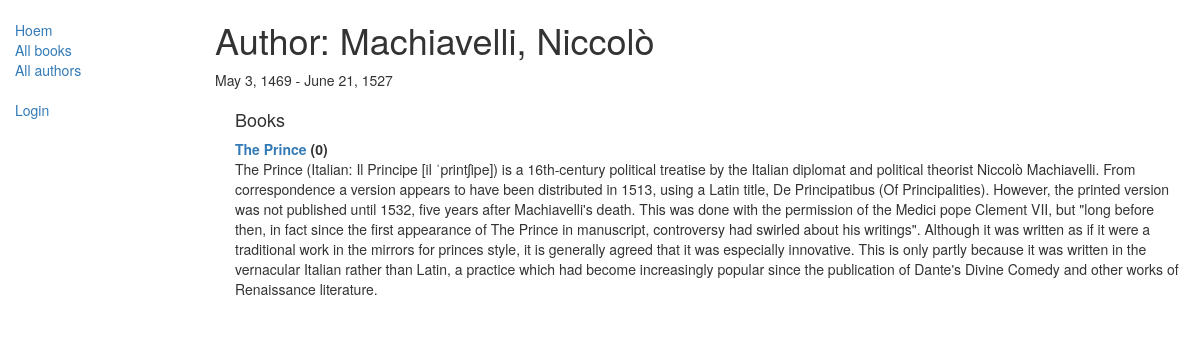
The app's page /catalog/author/1 with its own data.
### catalog/models.py (models this page shows, shortened)
class Author(models.Model):
    first_name = models.CharField(max_length=100)
    last_name = models.CharField(max_length=100)
    date_of_birth = models.DateField(null=True, blank=True)
    date_of_death = models.DateField('died', null=True, blank=True)
    class Meta:
        ordering = ["last_name","first_name"]
    def __str__(self):
        return '{0}, {1}'.format(self.last_name,self.first_name)

class Book(models.Model):
    title = models.CharField(max_length=200)
    author = models.ForeignKey('Author', on_delete=models.SET_NULL, null=True)
    summary = models.TextField(max_length=1000, help_text="Enter a brief description of the book")
    isbn = models.CharField('ISBN',max_length=13, help_text='13 Character <a href="https://www.isbn-international.org/content/what-isbn">ISBN number</a>')
    genre = models.ManyToManyField(Genre, help_text="Select a genre for this book")
    language = models.ForeignKey('Language', on_delete=models.SET_NULL, null=True)
    def __str__(self):
        return self.title

### catalog/views.py (the view)
# urls.py: path('author/<int:pk>', views.AuthorDetailView.as_view(), name='author-detail'),
class AuthorDetailView(generic.DetailView):
    model = Author

### catalog/templates/catalog/author_detail.html
{% extends "base_generic.html" %}
{% block content %}
<h1>Author: {{ author }} </h1>
<p>{{author.date_of_birth}} - {% if author.date_of_death %}{{author.date_of_death}}{% endif %}</p>
<div style="margin-left:20px;margin-top:20px">
<h4>Books</h4>
<dl>
{% for book in author.book_set.all %}
  <dt><a href="{% url 'book-detail' book.pk %}">{{book}}</a> ({{book.bookinstance_set.all.count}})</dt>
  <dd>{{book.summary}}</dd>
{% endfor %}
</dl>
</div>
{% endblock %}

### records on screen
Author: last_name+first_name "Machiavelli, Niccolò", date_of_birth "May 3, 1469", date_of_death "June 21, 1527"
Book: title "The Prince", bookinstance_set.all.count "0", summary "The Prince (Italian: Il Principe [il ˈprintʃipe]) is a 16th-century political treatise by the Italian diplomat and political theorist Niccolò Machiavelli. From correspondence a version appears to have been distributed in 1513, using a Latin title, De Principatibus (Of Principalities). However, the printed version was not published until 1532, five years after Machiavelli's death. This was done with the permission of the Medici pope Clement VII, but \"long before then, in fact since the first appearance of The Prince in manuscript, controversy had swirled about his writings\". Although it was written as if it were a traditional work in the mirrors for princes style, it is generally agreed that…"
